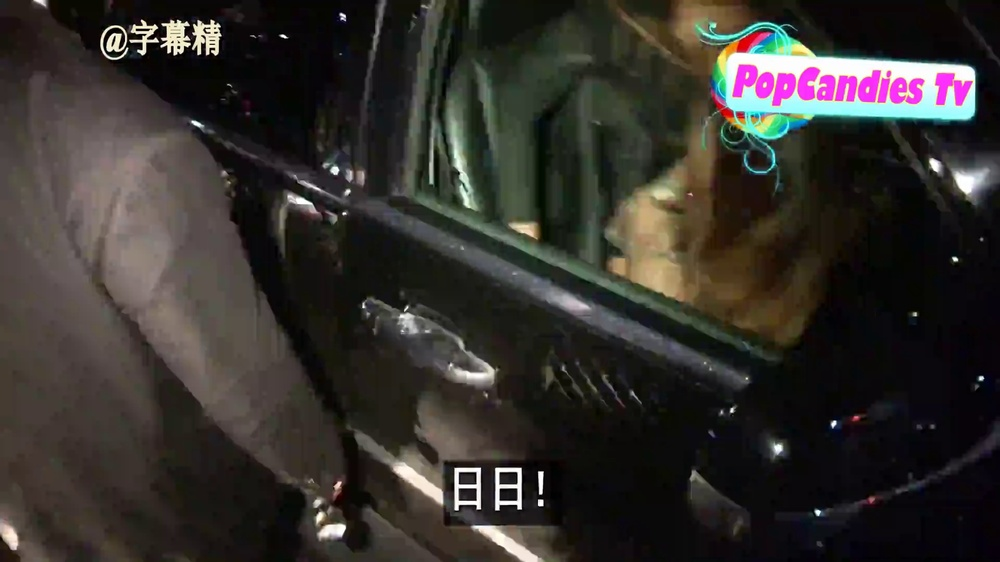
#> input picture 000070.jpg, 1000 x 562 px, shrunk from 1920 x 1080 before the run, given as the content of the folder ./images, which was not available
$ python flashdetection.py   (Python 2 division)
#> lines starting #> are read from the running program, lines starting #| are printed output that depends on the picture; pictures that were not available may be replaced by others from this repository, and a replacement may not be noted
import numpy as numpy
import cv2
import os
import matplotlib.pyplot as plt

# Open a vidoe
video_path=r"./vtest.mp4"


img_path =r'./images'
img_path2 =r'./equimages'

# [19 lines of commented-out code are left out]
count2 = 0
framey = []
i=0
# Open frames in the folder
import glob
from PIL import Image
for frames in glob.glob('./images/*.jpg'):
  img = cv2.imread(frames)
#> img is the input picture: shape (562, 1000, 3); mean B, G, R 44.6, 48.6, 52.1
  gray_levels = 256
  gray = cv2.cvtColor(img, cv2.COLOR_BGR2GRAY)
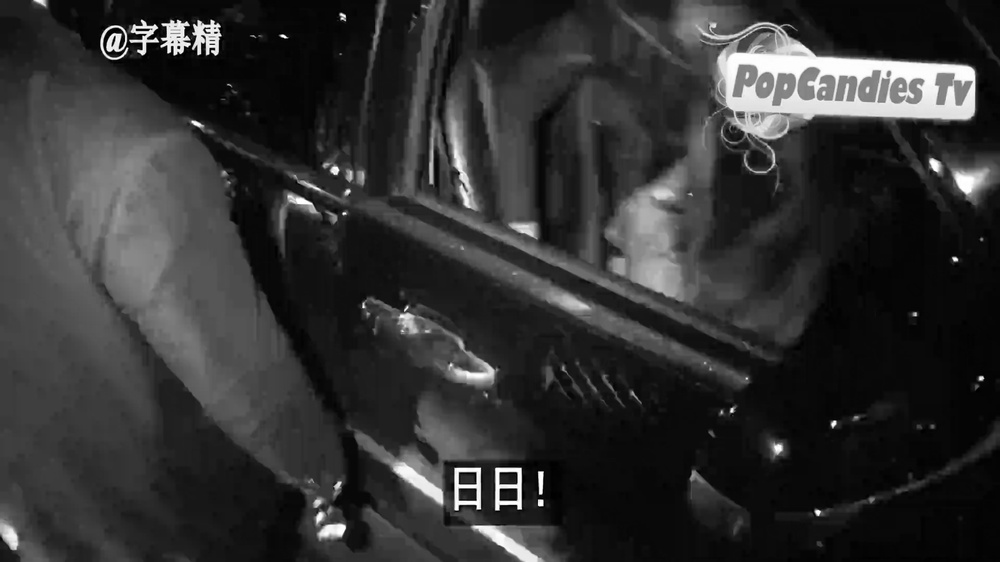
#> gray: shape (562, 1000); min 0, max 255, mean 49.2
  equ = cv2.equalizeHist(gray)
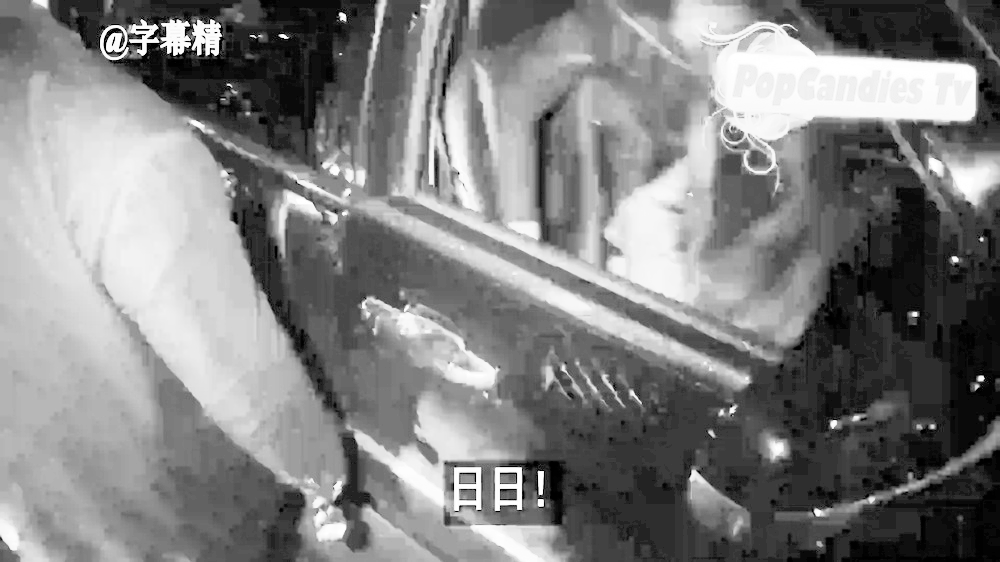
#> equ: shape (562, 1000); min 0, max 255, mean 129.3
  cv2.imwrite(os.path.join(img_path2,'%.6d.jpg'%count2),equ)
  count2 += 1
  im = Image.open(frames)
  pix = im.load()
  width = im.size[0]
#> width = 1000
  height = im.size[1]
#> height = 562

  # Define the window size
  windowsize_r = height/10
#> windowsize_r = 56
  windowsize_c = width/10
#> windowsize_c = 100
  # The average luminance component (Y) of an entire frame
  for m in range(width):
      for n in range(height):
        r, g, b = pix[m, n]
        y = (0.2126*r + 0.7152*g + 0.0722*b)
        #print(m,n)
        #print(y)
  y1 = numpy.mean(y)
  framey.insert(0,y1)
  print(framey)
  #print(y1)
  print(i)


  blocky = []
  blocky2 = []
  # Each frame is partitioned into blocks
  for r in range(0,gray.shape[0] - windowsize_r, windowsize_r):
    for c in range(0,gray.shape[1] - windowsize_c, windowsize_c):
        window = gray[r:r+windowsize_r,c:c+windowsize_c]
        hist = numpy.histogram(window,bins=gray_levels)
        # The average luminance component of each block
        w = numpy.mean(window)
        blocky.insert(0,w)
        # The blocks are sorted in decreasing order
        w1 = numpy.sort(blocky)
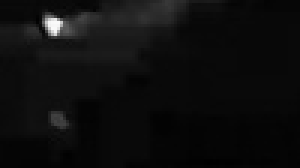
#> window: shape (56, 100) (shown 3 times larger); min 0, max 250, mean 13.6
#> after the loop, blocky = 90 values, max 190.5 at index 72, min 7.79 at index 78, mean 51.35
        #print(window)
        #print(blocky)
  plt.plot(w1) # plotting by columns
  plt.show()
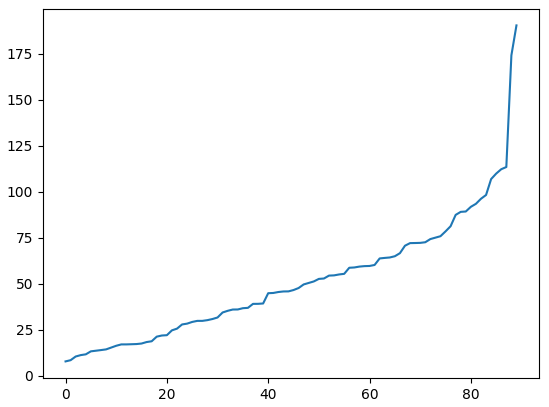
#> figure drawn by matplotlib, 1 panel; curve peaks at x = 89, y = 190.5
  #print(blocky,w1)

  # Each frame is partitioned into blocks
  for r2 in range(0,equ.shape[0] - windowsize_r, windowsize_r):
    for c2 in range(0,equ.shape[1] - windowsize_c, windowsize_c):
        window2 = equ[r2:r2+windowsize_r,c2:c2+windowsize_c]
        hist2 = numpy.histogram(window2,bins=gray_levels)
        # The average luminance component of each block
        w2 = numpy.mean(window2)
        blocky2.insert(0,w2)
        # The blocks are sorted in decreasing order
        w3 = numpy.sort(blocky2)
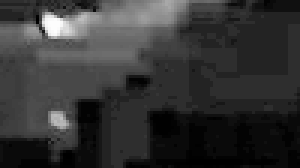
#> window2: shape (56, 100) (shown 3 times larger); min 0, max 253, mean 52.2
#> after the loop, blocky2 = 90 values, max 244.9 at index 72, min 27.43 at index 78, mean 136.5
        #print(blocky2)
  plt.plot(w3) # plotting by columns
  plt.show()
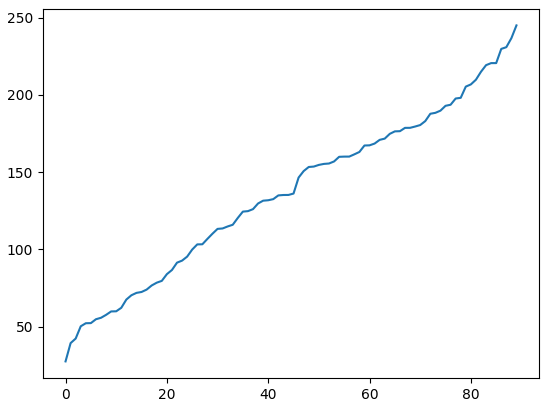
#> figure drawn by matplotlib, 1 panel; curve peaks at x = 89, y = 244.9
  i = i+1
                #print(hist)
plt.plot(framey) # plotting by columns
plt.show()
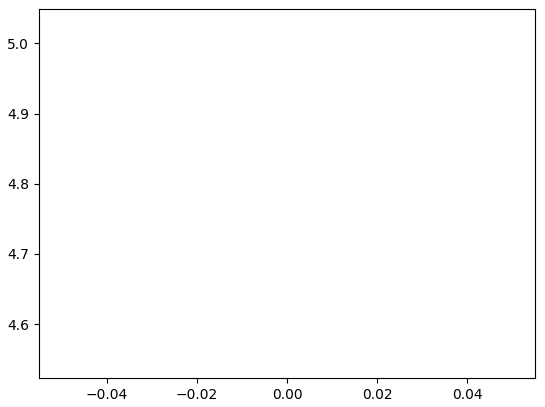
#> figure drawn by matplotlib, 1 panel
# print(y2)
